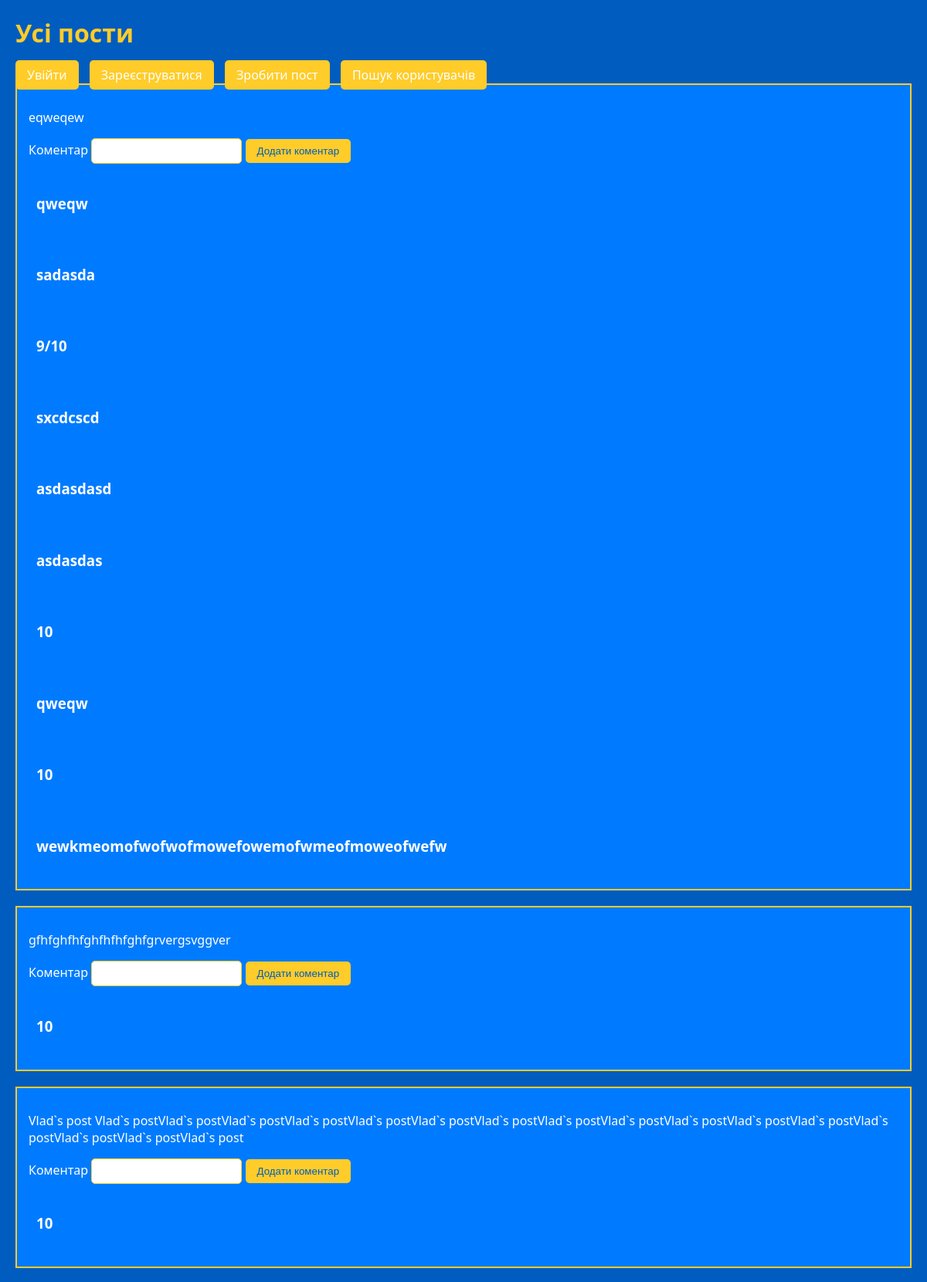
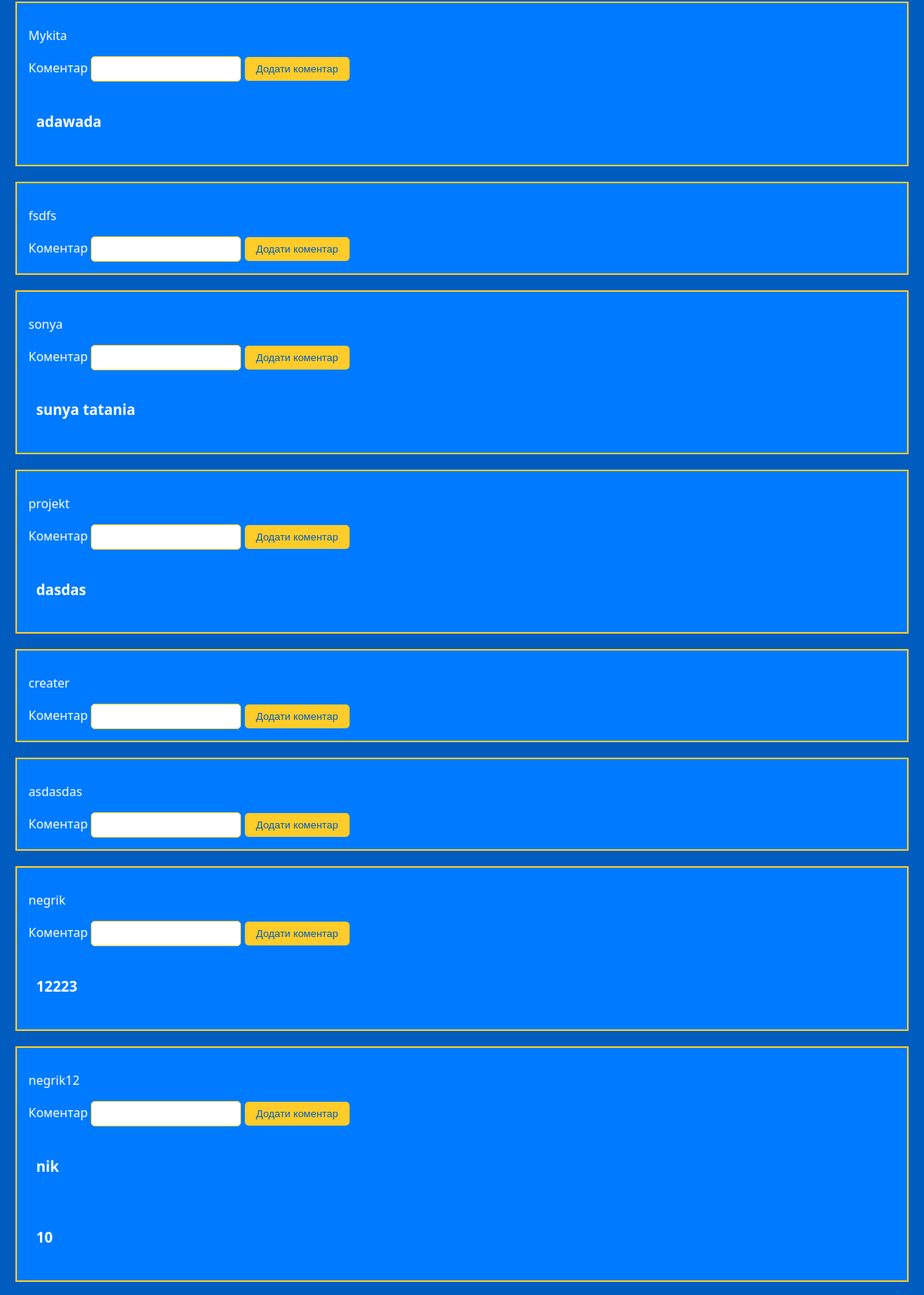
The page / (upper part) on the database its author committed (2 pictures, top to bottom).
### app_10_22/models.py (models this page shows)
class Post(models.Model):
    user = models.ForeignKey(User, on_delete=models.CASCADE)
    content = models.TextField()
    created_at = models.DateTimeField(auto_now_add=True)

class Comment(models.Model):
    user = models.ForeignKey(User, on_delete=models.CASCADE)
    post = models.ForeignKey(Post, on_delete=models.CASCADE)
    content = models.TextField()
    created_at = models.DateTimeField(auto_now_add=True)

### app_10_22/views.py (the view)
# urls.py: path('', views.main_post, name='main_post'),
def main_post(request):
    main_post = Post.objects.all()
    coments = Comment.objects.all()
    return render(request, 'main_post.html', {'posts': main_post, 'comments': coments})

### app_10_22/templates/main_post.html (shortened to what this page needs)
<!DOCTYPE html>
<html lang="uk">
<head>
</head>
<body>
    <h1>Усі пости</h1>
    <div>
        <a href="/login" class="btn">Увійти</a>
        <a href="/registration" class="btn">Зареєструватися</a>
        <a href="/create_post" class="btn">Зробити пост</a>
        <a href="/search" class="btn">Пошук користувачів</a>
    </div>
    {% for post in posts %}
        <div class="post">
            <p>{{ post.content }}</p>
            <form method="POST" action="/comments/">
            <label for="comment_text">Коментар</label>
            <input type="text" name="text" id="comment_text">
            <button type="submit" class="main-btn">Додати коментар</button>
            </form>
            {% for comment in comments %}
            {% if comment.post == post %}
            <div class="comment">
                <h3 style="color: #fff;">{{ comment.content }}</h3>
            </div>
            {% endif %}
            {% endfor %}
        </div>
    {% endfor %}
</body>
</html>

### app_10_22/templates/main_post.html (style rules this page uses)
body { font-family: 'Segoe UI', Tahoma, Geneva, Verdana, sans-serif; background-color: #005cbf; color: #fff; margin: 20px; }
h1 { color: #ffcc29; }
div.post { border: 2px solid #ffcc29; background-color: #007bff; padding: 15px; margin-bottom: 20px; }
div.comment { background-color: #007bff; color: #fff; padding: 10px; margin-top: 10px; }
a.btn { color: #fff; background-color: #ffcc29; text-decoration: none; padding: 8px 15px; margin-right: 10px; border-radius: 5px; transition: background-color 0.3s, transform 0.3s; }
input[type="text"] { padding: 8px; border-radius: 5px; border: 1px solid #ffcc29; }
button.main-btn { padding: 8px 15px; border: none; border-radius: 5px; background-color: #ffcc29; color: #005cbf; cursor: pointer; transition: background-color 0.3s, transform 0.3s; }

### rows shown on the page
Post: content "eqweqew"
Comment: content "qweqw"
Comment: content "sadasda"
Comment: content "9/10"
Comment: content "sxcdcscd"
Comment: content "asdasdasd"
Comment: content "asdasdas"
Comment: content "10"
Comment: content "qweqw"
Comment: content "10"
Comment: content "wewkmeomofwofwofmowefowemofwmeofmoweofwefw"
Post: content "gfhfghfhfghfhfhfghfgrvergsvggver"
Comment: content "10"
Post: content "Vlad`s post Vlad`s postVlad`s postVlad`s postVlad`s postVlad`s postVlad`s postVlad`s postVlad`s postVlad`s postVlad`s postVlad`s postVlad`s postVlad`s postVlad`s postVlad`s postVlad`s post"
Comment: content "10"
Post: content "Mykita"
Comment: content "adawada"
Post: content "fsdfs"
Post: content "sonya"
Comment: content "sunya tatania"
Post: content "projekt"
Comment: content "dasdas"
Post: content "creater"
Post: content "asdasdas"
Post: content "negrik"
Comment: content "12223"
Post: content "negrik12"
Comment: content "nik"
Comment: content "10"
